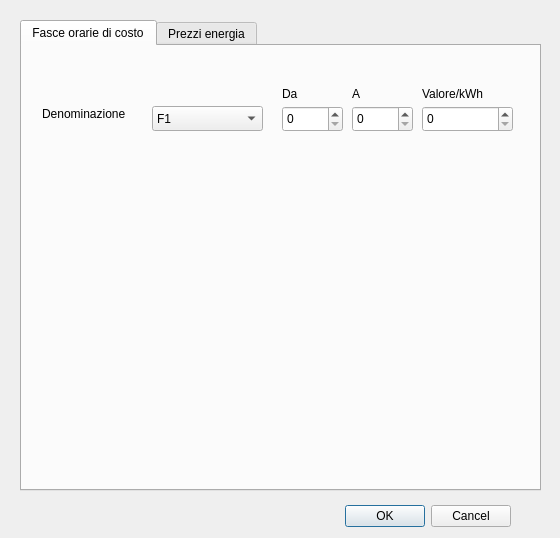
<?xml version="1.0" encoding="UTF-8"?>
<ui version="4.0">
 <class>dlgEnergyCost</class>
 <widget class="QDialog" name="dlgEnergyCost">
  <property name="geometry">
   <rect>
    <x>0</x>
    <y>0</y>
    <width>560</width>
    <height>538</height>
   </rect>
  </property>
  <property name="windowTitle">
   <string>Dialog</string>
  </property>
  <widget class="QDialogButtonBox" name="buttonBox">
   <property name="geometry">
    <rect>
     <x>170</x>
     <y>500</y>
     <width>341</width>
     <height>32</height>
    </rect>
   </property>
   <property name="orientation">
    <enum>Qt::Horizontal</enum>
   </property>
   <property name="standardButtons">
    <set>QDialogButtonBox::Cancel|QDialogButtonBox::Ok</set>
   </property>
  </widget>
  <widget class="QTabWidget" name="tabWidget">
   <property name="geometry">
    <rect>
     <x>20</x>
     <y>20</y>
     <width>521</width>
     <height>471</height>
    </rect>
   </property>
   <property name="currentIndex">
    <number>0</number>
   </property>
   <widget class="QWidget" name="tab">
    <attribute name="title">
     <string>Fasce orarie di costo</string>
    </attribute>
    <widget class="QComboBox" name="comboBox">
     <property name="geometry">
      <rect>
       <x>130</x>
       <y>60</y>
       <width>111</width>
       <height>25</height>
      </rect>
     </property>
     <item>
      <property name="text">
       <string>F1</string>
      </property>
     </item>
     <item>
      <property name="text">
       <string>F2</string>
      </property>
     </item>
     <item>
      <property name="text">
       <string>F3</string>
      </property>
     </item>
     <item>
      <property name="text">
       <string>F4</string>
      </property>
     </item>
     <item>
      <property name="text">
       <string>F5</string>
      </property>
     </item>
     <item>
      <property name="text">
       <string>F6</string>
      </property>
     </item>
     <item>
      <property name="text">
       <string>F (sabato)</string>
      </property>
     </item>
     <item>
      <property name="text">
       <string>F (domenica)</string>
      </property>
     </item>
    </widget>
    <widget class="QLabel" name="label">
     <property name="geometry">
      <rect>
       <x>20</x>
       <y>60</y>
       <width>101</width>
       <height>16</height>
      </rect>
     </property>
     <property name="text">
      <string>Denominazione</string>
     </property>
    </widget>
    <widget class="QSpinBox" name="spinBox">
     <property name="geometry">
      <rect>
       <x>260</x>
       <y>60</y>
       <width>61</width>
       <height>26</height>
      </rect>
     </property>
    </widget>
    <widget class="QSpinBox" name="spinBox_2">
     <property name="geometry">
      <rect>
       <x>330</x>
       <y>60</y>
       <width>61</width>
       <height>26</height>
      </rect>
     </property>
    </widget>
    <widget class="QLabel" name="label_2">
     <property name="geometry">
      <rect>
       <x>260</x>
       <y>40</y>
       <width>51</width>
       <height>16</height>
      </rect>
     </property>
     <property name="text">
      <string>Da</string>
     </property>
    </widget>
    <widget class="QLabel" name="label_3">
     <property name="geometry">
      <rect>
       <x>330</x>
       <y>40</y>
       <width>101</width>
       <height>16</height>
      </rect>
     </property>
     <property name="text">
      <string>A</string>
     </property>
    </widget>
    <widget class="QSpinBox" name="spinBox_3">
     <property name="geometry">
      <rect>
       <x>400</x>
       <y>60</y>
       <width>91</width>
       <height>26</height>
      </rect>
     </property>
    </widget>
    <widget class="QLabel" name="label_4">
     <property name="geometry">
      <rect>
       <x>400</x>
       <y>40</y>
       <width>101</width>
       <height>16</height>
      </rect>
     </property>
     <property name="text">
      <string>Valore/kWh</string>
     </property>
    </widget>
   </widget>
   <widget class="QWidget" name="tab_2">
    <attribute name="title">
     <string>Prezzi energia</string>
    </attribute>
   </widget>
  </widget>
 </widget>
 <resources/>
 <connections>
  <connection>
   <sender>buttonBox</sender>
   <signal>accepted()</signal>
   <receiver>dlgEnergyCost</receiver>
   <slot>accept()</slot>
   <hints>
    <hint type="sourcelabel">
     <x>248</x>
     <y>254</y>
    </hint>
    <hint type="destinationlabel">
     <x>157</x>
     <y>274</y>
    </hint>
   </hints>
  </connection>
  <connection>
   <sender>buttonBox</sender>
   <signal>rejected()</signal>
   <receiver>dlgEnergyCost</receiver>
   <slot>reject()</slot>
   <hints>
    <hint type="sourcelabel">
     <x>316</x>
     <y>260</y>
    </hint>
    <hint type="destinationlabel">
     <x>286</x>
     <y>274</y>
    </hint>
   </hints>
  </connection>
 </connections>
</ui>
